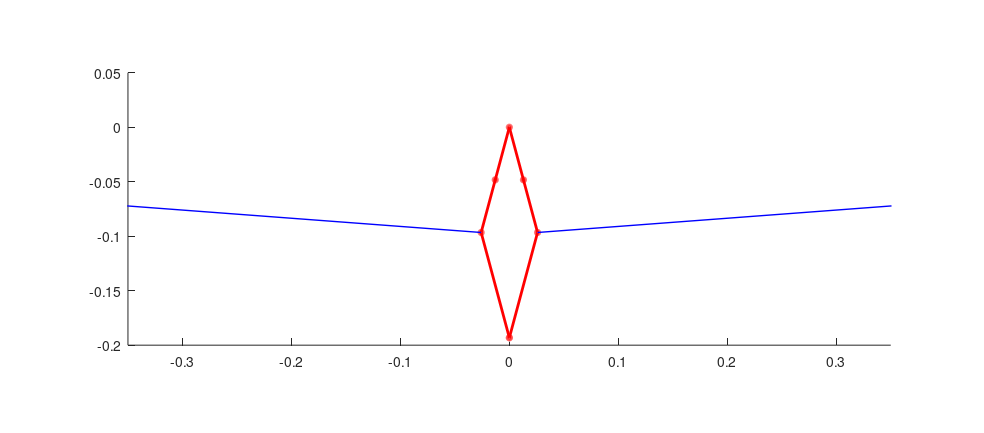
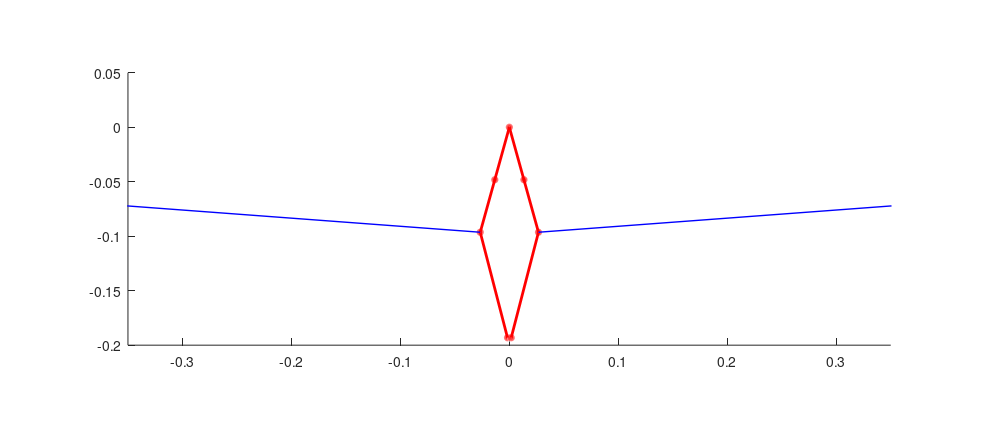
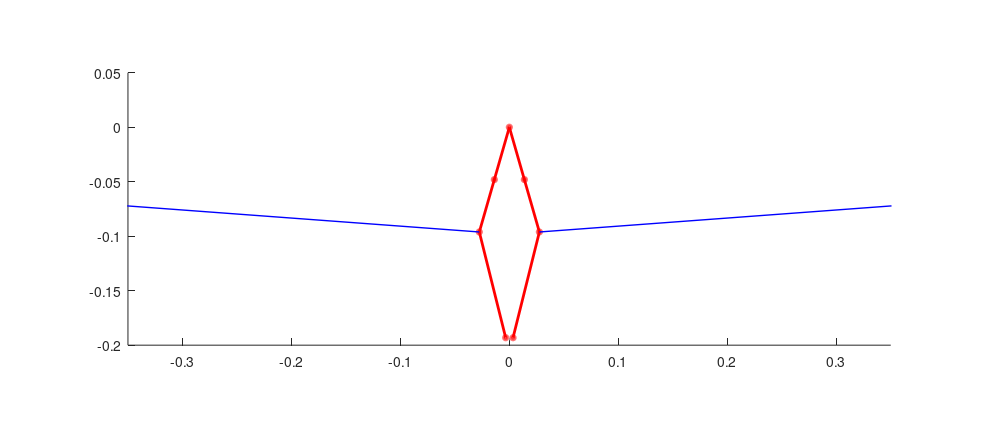
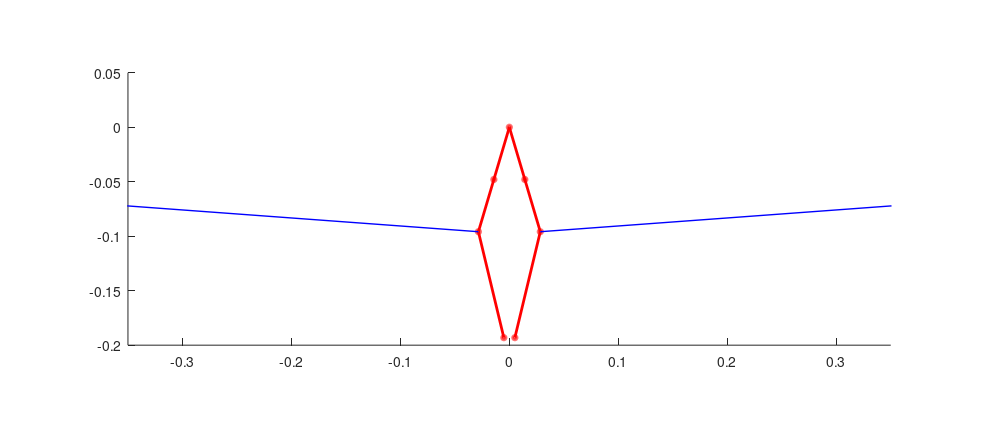

Here is the MATLAB script that generated these plots, in order:
clear all
close all

beta = 150*pi/180;
alpha1 = (pi-beta)/2;
alpha2 = alpha1;

L0 = 0.1;
Lp = 1.2 * 5e-2*5;

filename = 'testAnimated.gif';
n=1;

for alpha1 = [(pi-beta)/2:0.5*pi/180:45*pi/180]
h = figure(n);   

alpha2 = alpha1;

A1x = -sin(alpha1)*L0/2;
A1y = -cos(alpha1)*L0/2;
A1 = [A1x A1y];

B1x = -sin(alpha1)*L0;
B1y = -cos(alpha1)*L0;
B1 = [B1x B1y];

C1x = -sin(pi/4)*L0-Lp;
C1y = -cos(pi/4)*L0;
C1 = [C1x C1y];

D1x = B1x + cos(beta-pi/2+alpha1)*L0;
D1y = B1y - sin(beta-pi/2+alpha1)*L0;
D1 = [D1x D1y];

A2x = sin(alpha2)*L0/2;
A2y = -cos(alpha2)*L0/2;
A2 = [A2x A2y];

B2x = sin(alpha2)*L0;
B2y = -cos(alpha2)*L0;
B2 = [B2x B2y];

C2x = +sin(pi/4)*L0+Lp;
C2y = -cos(pi/4)*L0; 
C2 = [C2x C2y];

D2x = B2x - cos(beta-pi/2+alpha2)*L0;
D2y = B2y - sin(beta-pi/2+alpha2)*L0;
D2 = [D2x D2y];

hold on;
axis equal;
xlim([-0.35 0.35])
ylim([-0.2 0.05])
viscircles([0 0],0.002,'color','r');
viscircles(A1,0.002,'color','r');
viscircles(A2,0.002,'color','r');
viscircles(B1,0.002,'color','r');
viscircles(B2,0.002,'color','r');
viscircles(C1,0.002,'color','b');
viscircles(C2,0.002,'color','b');
viscircles(D1,0.002,'color','r');
viscircles(D2,0.002,'color','r');
line([0 B1x],[0 B1y],'color','r','Linewidth',2);
line([B1x D1x],[B1y D1y],'color','r','Linewidth',2);
line([B1x C1x],[B1y C1y],'color','b','Linewidth',1);

line([0 B2x],[0 B2y],'color','r','Linewidth',2);
line([B2x D2x],[B2y D2y],'color','r','Linewidth',2);
line([B2x C2x],[B2y C2y],'color','b','Linewidth',1);

s1 = 'Animation';
s2 = num2str(n);
s3 = '.png';

set(gcf,'PaperUnits','centimeters');
set(gcf,'PaperPosition',[0 0 25 11]);

saveas(h,[pwd cat(2,'/Animation/Animation',num2str(n),'.png')]);
n=n+1;

end

for alpha1 = [45*pi/180:-0.5*pi/180: (pi-beta)/2]
h = figure(n);   

alpha2 = alpha1;

A1x = -sin(alpha1)*L0/2;
A1y = -cos(alpha1)*L0/2;
A1 = [A1x A1y];

B1x = -sin(alpha1)*L0;
B1y = -cos(alpha1)*L0;
B1 = [B1x B1y];

C1x = -sin(pi/4)*L0-Lp;
C1y = -cos(pi/4)*L0;
C1 = [C1x C1y];

D1x = B1x + cos(beta-pi/2+alpha1)*L0;
D1y = B1y - sin(beta-pi/2+alpha1)*L0;
D1 = [D1x D1y];

A2x = sin(alpha2)*L0/2;
A2y = -cos(alpha2)*L0/2;
A2 = [A2x A2y];

B2x = sin(alpha2)*L0;
B2y = -cos(alpha2)*L0;
B2 = [B2x B2y];

C2x = +sin(pi/4)*L0+Lp;
C2y = -cos(pi/4)*L0; 
C2 = [C2x C2y];

D2x = B2x - cos(beta-pi/2+alpha2)*L0;
D2y = B2y - sin(beta-pi/2+alpha2)*L0;
D2 = [D2x D2y];

hold on;
axis equal;
xlim([-0.35 0.35])
ylim([-0.2 0.05])
viscircles([0 0],0.002,'color','r');
viscircles(A1,0.002,'color','r');
viscircles(A2,0.002,'color','r');
viscircles(B1,0.002,'color','r');
viscircles(B2,0.002,'color','r');
viscircles(C1,0.002,'color','b');
viscircles(C2,0.002,'color','b');
viscircles(D1,0.002,'color','r');
viscircles(D2,0.002,'color','r');
line([0 B1x],[0 B1y],'color','r','Linewidth',2);
line([B1x D1x],[B1y D1y],'color','r','Linewidth',2);
line([B1x C1x],[B1y C1y],'color','b','Linewidth',1);

line([0 B2x],[0 B2y],'color','r','Linewidth',2);
line([B2x D2x],[B2y D2y],'color','r','Linewidth',2);
line([B2x C2x],[B2y C2y],'color','b','Linewidth',1);

s1 = 'Animation';
s2 = num2str(n);
s3 = '.png';

set(gcf,'PaperUnits','centimeters');
set(gcf,'PaperPosition',[0 0 25 11]);

saveas(h,[pwd cat(2,'/Animation/Animation',num2str(n),'.png')]);
n=n+1;

end

